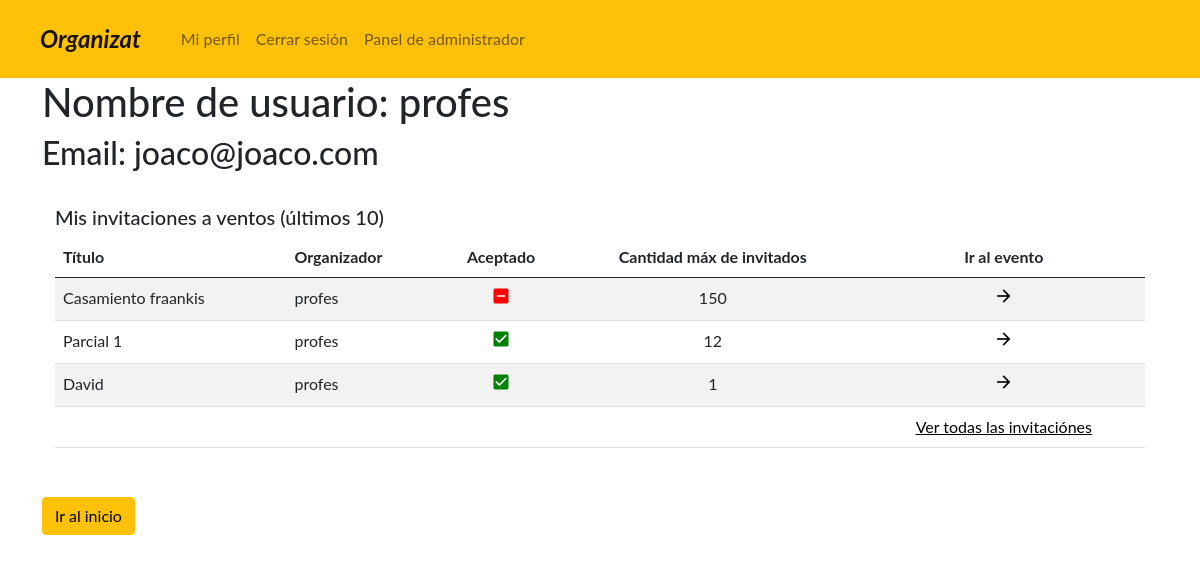
Page /profile/3/ (signed in) on the committed database.
### administrador/models.py (models this page shows, shortened)
class Invitation(models.Model):
    user = models.ForeignKey(User, on_delete=models.CASCADE, verbose_name="Integrate")
    event = models.ForeignKey(Event, on_delete=models.CASCADE, verbose_name="Evento")
    accepted_event = models.BooleanField(default=False, verbose_name="Aceptado")
    class Meta:
        verbose_name = 'Invitacion'
        verbose_name_plural = 'Invitaciones'

class Event(models.Model):
    name = models.CharField(max_length=40, blank=True, null=False, verbose_name='Nombre')
    owner = models.ForeignKey(User, on_delete=models.CASCADE, verbose_name="Organizador")
    description = models.TextField(max_length=255, blank=True, null=False, verbose_name='Descripcion')
    date_event_start = models.DateTimeField(default=datetime.today(), verbose_name='Fecha de alta del evento')
    date_event_end = models.DateTimeField(default=datetime.today(), verbose_name='Fecha de baja del evento')
    location = models.CharField(max_length=255, blank=True, null=False, verbose_name='Ubicación')
    event_link = models.URLField(max_length=200, verbose_name='Link')
    state = models.CharField(max_length=10, choices=STATES_EVENTO_USUARIO, verbose_name='Estado', null=True)
    max_guests = models.IntegerField(verbose_name='Capacidad máxima de invitados')
    visibility = models.CharField(max_length=14, choices=VISIBILITIES, verbose_name='Visibilidad')
    class Meta:
        verbose_name = 'Evento'
        verbose_name_plural = 'Eventos'

### administrador/views.py (the view)
def Profile(request, pk):
    user = User.objects.get(id=pk)
    invitations = Invitation.objects.filter(user_id=pk)[:10]
    return render(request, 'profile.html', {'invitations': invitations,
                                            'user': user})

### templates/profile.html (shortened to what this page needs)
{% extends 'base.html' %}
{% block content %}
<div class="container">
    {% if request.user.id == user.id %}
    <h1>Nombre de usuario: {{user.username}}</h1>
    <h2>Email: {{user.email}}</h2>
    <div class="container border border-white py-3 my-3">
            <p class="h5">Mis invitaciones a ventos (últimos 10)</p>
            <div class="table-responsive table-wrapper-scroll-y my-custom-scrollbar">
                <table class="table table-striped table-hover">
                    {% if invitations %}
                    <thead>
                    <tr>
                        <th>Título</th>
                        <th>Organizador</th>
                        <th class="text-center">Aceptado</th>
                        <th class="text-center">Cantidad máx de invitados</th>
                        <th class="text-center">Ir al evento</th>
                    </tr>
                    </thead>
                    <tbody>
                    {% for invitation in invitations %}
                        <tr>
                            <td>{{invitation.event.name}}</td>
                            <td>{{invitation.user.username}}</td>
                            {% if invitation.accepted_event %}
                                <td class="text-center">
                                    <a class="text-decoration-none text-black" href="{% url 'event_down' request.user.id invitation.event.event_link %}">
                                        <i class="material-icons" style="font-size:20px;color:green">check_box</i>
                                    </a>
                                </td>
                            {% else %}
                                <td class="text-center">
                                    <a class="text-decoration-none text-black" href="{% url 'event_up' request.user.id invitation.event.event_link %}">
                                        <i class="material-icons" style="font-size:20px;color:red">indeterminate_check_box</i>
                                    </a>
                                </td>
                            {% endif %}
                            <td class="text-center">{{invitation.event.max_guests}}</td>
                            <td class="text-center">
                                <a class="text-decoration-none text-black" href="{% url 'event' invitation.event.event_link %}">
                                    <i class="material-icons" style="font-size:20px">arrow_forward</i>
                                </a>
                            </td>
                        </tr>
                    {% endfor %}
                        <tr>
                            <td></td>
                            <td></td>
                            <td></td>
                            <td></td>
                            <td class="text-center">
                                <a href="{% url 'profile_invitations' %}" class="text-black">Ver todas las invitaciónes</a>
                            </td>
                        </tr>
                    </tbody>
                    {% else %}
                    <thead>
                        <tr>
                            <th>No existen invitaciones a eventos registrados</th>
                        </tr>
                    </thead>
                    {% endif %}
                </table>
            </div>
        </div>
    <div class="row">
        <div class="col-2">
            <a href="{% url 'home' %}">
                <button type="button" class="btn btn-warning">Ir al inicio</button>
            </a>
        </div>
    </div>
</div>
{% else %}
    <div class="text-center">
        <i class="material-icons" style="font-size:58px;color:red">warning</i>
        <h1 class="fw-300">NO TIENE LOS PERMISOS NECESARIOS</h1>
    </div>
{% endif %}
{% endblock %}

### static/css/styles.css (style rules this page uses)
body { font-family: "Lato", sans-serif; }

### rows in the picture
Invitation: event.name "Casamiento fraankis", user.username "profes", accepted_event False (drawn), event.max_guests "150"
Invitation: event.name "Parcial 1", user.username "profes", accepted_event True (drawn), event.max_guests "12"
Invitation: event.name "David", user.username "profes", accepted_event True (drawn), event.max_guests "1"

### other values in the picture
{{ user.username }} "profes"
{{ user.email }} "joaco@joaco.com"
